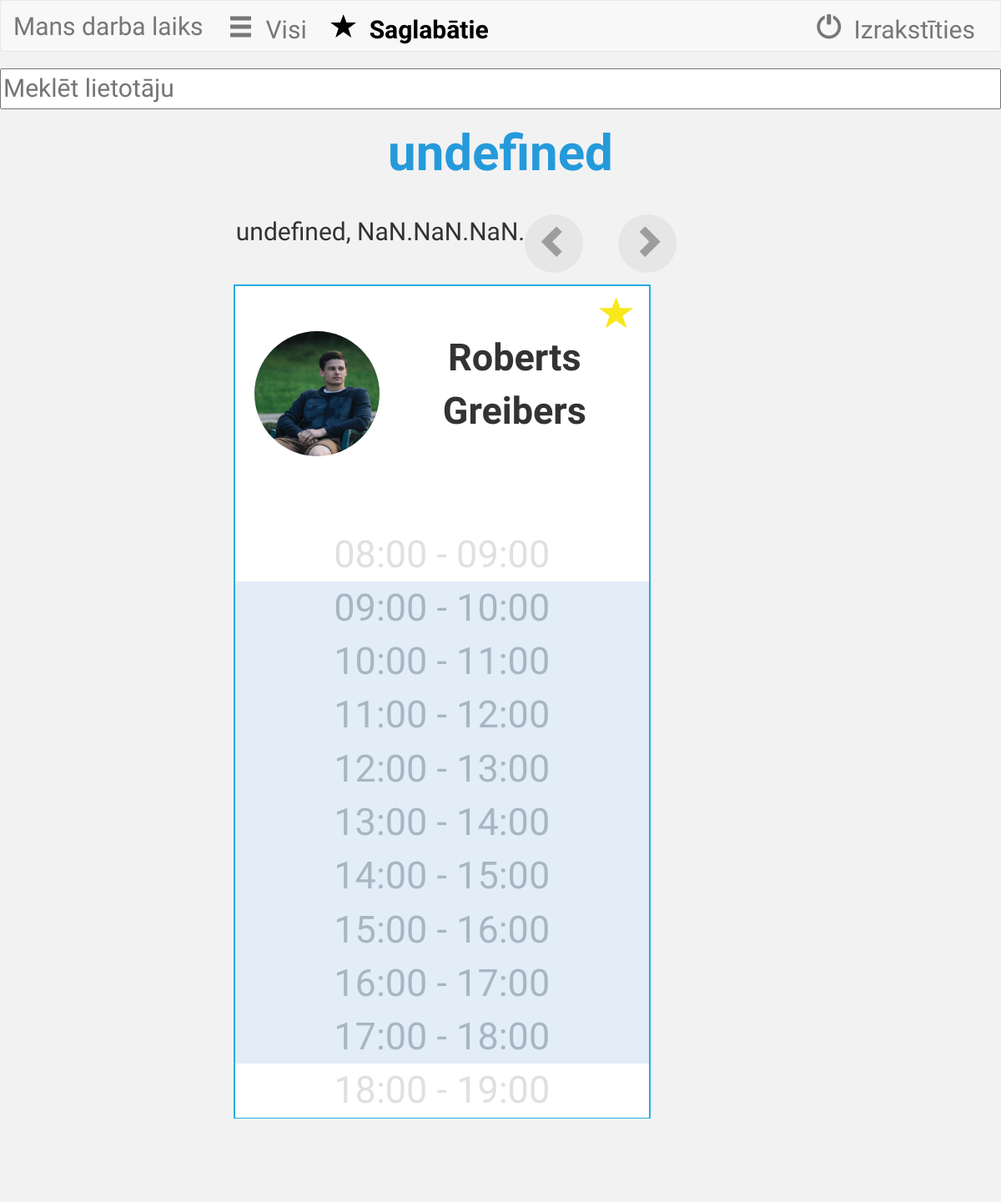
/darba_laiks/saglabatie/ (signed in), run on the app's committed database.
### darba_laiks/models.py (models this page shows, shortened)
class Saglabatie(models.Model):
    lietotajs_kurs_pievienoja=models.ForeignKey(settings.AUTH_USER_MODEL, related_name='lietotajs_kurs_pievienoja')
    lietotajs_kuru_pievienoja=models.ForeignKey(settings.AUTH_USER_MODEL, related_name='lietotajs_kuru_pievienoja')

class UserProfile(models.Model):
    user = models.OneToOneField(User, related_name='userprofile')
    avatar = models.FileField(default='/avatar.jpg')
    def create_user_profile(sender, instance, created, **kwargs):
        if created:
            UserProfile.objects.create(user=instance)
    post_save.connect(create_user_profile, sender=User)

### darba_laiks/views.py (the view, shortened to what this page needs)
def saglabatie(request): #funkcija, kas darbojas ar saglabato skatu
    if request.user.is_authenticated():
        user_agent = get_user_agent(request)
        if user_agent.is_pc: #parbaude, no kuras ierices lietotajs izmanto sistemu
            x=request.user_agent.browser.family
            if request.method == 'GET':
                datums = datetime.date.today()
                darba_laika_id = Darba_laiks.objects.filter(datums=datetime.date.today()).values_list('id',flat=True).distinct()
                collection_ids = Darba_laiks.objects.filter(datums=datetime.date.today()).values_list('lietotajs',flat=True).distinct()
                izmainitie = [
                    Darba_laiks.objects.filter(lietotajs__id=c)[0] for c in collection_ids
                    ]
                iemesli = [
                    Iemesls.objects.filter(darba_laiks__id=c)[0] for c in darba_laika_id #lai attelotu darbinieku darba laika izmainas, nepieciesams panemt datus no tabulam
                    ]
                atstrada= Atstrada.objects.filter(darba_laiks__id__in=darba_laika_id)
                lietotajs_kurs_pievienoja=request.user
                lietotaja_saglabatie=Saglabatie.objects.filter(lietotajs_kurs_pievienoja=lietotajs_kurs_pievienoja)
                context= {'lietotaja_saglabatie': lietotaja_saglabatie,
                          'datums': datums,
                          'izmainitie': izmainitie,
                          'iemesli': iemesli,
                          'atstrada': atstrada,
                          'x': x,
                         }
                return render(request, 'saglabatie.html', context)
            if request.method == 'POST':
                saglabata_id=request.POST.get("id")
                datums = request.POST.get("date")
                lietotajs_kurs_pievienoja = request.user
                lietotaja_saglabatie = Saglabatie.objects.filter(lietotajs_kurs_pievienoja=lietotajs_kurs_pievienoja)
                darba_laika_id = Darba_laiks.objects.filter(datums=datums).values_list('id', flat=True).distinct()
                collection_ids = Darba_laiks.objects.filter(datums=datums).values_list('lietotajs',flat=True).distinct()
                izmainitie = [
                    Darba_laiks.objects.filter(lietotajs__id=c)[0] for c in collection_ids
                ]
                iemesli = [
                    Iemesls.objects.filter(darba_laiks__id=c)[0] for c in darba_laika_id
                ]
                atstrada = Atstrada.objects.filter(darba_laiks__id__in=darba_laika_id)
                lietotajs_kurs_pievienoja = request.user
                lietotaja_saglabatie = Saglabatie.objects.filter(lietotajs_kurs_pievienoja=lietotajs_kurs_pievienoja)
                if saglabata_id: #ja lietotajs grib nodzest kadu no saglabato saraksta
                    lietotajs_kuru_pievienoja = User.objects.get(id=saglabata_id)
                    i = Saglabatie.objects.filter(lietotajs_kuru_pievienoja=lietotajs_kuru_pievienoja)
                    datums=request.POST.get("datums1")
                    i.delete()
                context = {'lietotaja_saglabatie': lietotaja_saglabatie,
                           'datums': datums,
                           'izmainitie': izmainitie,
                           'iemesli': iemesli,
                           'atstrada': atstrada,
                           }
                return render(request, 'saglabatie.html', context)
        else: #ja tiek lietota cita tipa ierice, piemeram, telefons
            if request.method == 'GET': #funkcionalitate sakrit ar funkcionalitati datoram
                datums = datetime.date.today()
                darba_laika_id = Darba_laiks.objects.filter(datums=datetime.date.today()).values_list('id',flat=True).distinct()
                collection_ids = Darba_laiks.objects.filter(datums=datetime.date.today()).values_list('lietotajs',flat=True).distinct()
                izmainitie = [
                    Darba_laiks.objects.filter(lietotajs__id=c)[0] for c in collection_ids
                    ]
                iemesli = [
                    Iemesls.objects.filter(darba_laiks__id=c)[0] for c in darba_laika_id
                    ]
                atstrada= Atstrada.objects.filter(darba_laiks__id__in=darba_laika_id)
                lietotajs_kurs_pievienoja=request.user
                lietotaja_saglabatie=Saglabatie.objects.filter(lietotajs_kurs_pievienoja=lietotajs_kurs_pievienoja)
                context= {'lietotaja_saglabatie': lietotaja_saglabatie,
                          'datums': datums,
                          'izmainitie': izmainitie,
                          'iemesli': iemesli,
                          'atstrada': atstrada,
                         }
                return render(request, 'saglabatie_mobile.html', context)
    else:
        return HttpResponseRedirect('/darba_laiks/login/')

### templates/saglabatie_mobile.html (shortened to what this page needs)
{%extends "base_mobile.html" %}
{% block content %}
{% load staticfiles %}
<link rel="stylesheet" type="text/css" href="{% static 'css/all_mobile.css' %}">
        <div class="row">
            <div id = "search">
                    <input type="text" name="q" placeholder="Meklēt lietotāju" id="searchField">
            </div>
        </div>
        <div class = "container-fluid" id = "content">
            <div class = "Month" id = "Month"></div>
            <div class = "row" id = "dateRow">
                <div id = "today"> </div>
                <div id = "dayBack">
                        <form method='POST' role="form" action="/darba_laiks/saglabatie/">{% csrf_token %}
                            <button class="Button">
                                <span class="glyphicon glyphicon-chevron-left arrow"></span>
                            </button>
                        </form>
                </div>
                <div id = "dayForward">
                    <form method='POST' role="form" action="/darba_laiks/saglabatie/">{% csrf_token %}
                        <button class="Button" id = "buttonDown">
                            <span class="glyphicon glyphicon-chevron-right arrow"></span>
                        </button>
                    </form>
                </div>
            </div>
            {% for izmainits in lietotaja_saglabatie %}
                {% if request.user == izmainits%}
                {% else %}
               <div class = "row" id = "people">
                <div class = "col-sm-2 userBox" id ="oneUser">
                     <div class = "dayBox" id = "box">
                        <div id = "user">
                                <form method='POST' class = "star" role="form" action="/darba_laiks/darbinieki/">{% csrf_token %}
                                    <button type = "submit" value = "Saglabāt" id="Save">
                                        <span class="glyphicon glyphicon-star starFavorites"></span>
                                    </button>
                                </form>
                            <div id = "userInfo">
                                    <img src="{{izmainits.lietotajs_kuru_pievienoja.userprofile.avatar.url}}" class="img">
                                <div id ="userName">
                                    <div class ="userFull">{{izmainits.lietotajs_kuru_pievienoja.first_name}} {{izmainits.lietotajs_kuru_pievienoja.last_name}}</div>
                                </div>
                            </div>
                        </div>
                        <ul id = "time">
                             <li class = "box1" id = "Mo08">08:00 - 09:00</li>
                             <li tabindex="1" class = "box2" id = "09" data-toggle = "tooltip" data-placement = "right">09:00 - 10:00</li>
                             <li tabindex="1" class = "box2" id = "10" data-toggle = "tooltip" data-placement = "right">10:00 - 11:00</li>
                             <li tabindex="1" class = "box2" id = "11" data-toggle = "tooltip" data-placement = "right">11:00 - 12:00</li>
                             <li tabindex="1" class = "box2" id = "12" data-toggle = "tooltip" data-placement = "right">12:00 - 13:00</li>
                             <li tabindex="1" class = "box2" id = "13" data-toggle = "tooltip" data-placement = "right">13:00 - 14:00</li>
                             <li tabindex="1" class = "box2" id = "14" data-toggle = "tooltip" data-placement = "right">14:00 - 15:00</li>
                             <li tabindex="1" class = "box2" id = "15" data-toggle = "tooltip" data-placement = "right">15:00 - 16:00</li>
                             <li tabindex="1" class = "box2" id = "16" data-toggle = "tooltip" data-placement = "right">16:00 - 17:00</li>
                             <li tabindex="1" class = "box2" id = "17" data-toggle = "tooltip" data-placement = "right">17:00 - 18:00</li>
                             <li class = "box1" id = "18">18:00 - 19:00</li>
                         </ul>
                     </div>
                </div>
 </div>
                   {% endif %}
            {% endfor %}
        </div>
        <div id = "dataForFill">
            <div class="row">
            </div>
        </div>
{% endblock %}

### static/css/style_mobile.css (style rules this page uses)
#Content { margin-top: 100px; margin-left: 250px; margin-right: 250px; }
body { background-color: #f2f2f2; font-family: 'Oxygen'; }
li { list-style-type: none; }

### static/css/all_mobile.css (style rules this page uses)
#content { margin-top: 10px; }
#searchField { width: 100%; font-size:30px; }
#today { font-size: 30px; }
.img { width: 150px; height: 150px; float:left; margin-right:0.25em; margin-left: 0.5em; border-radius: 50%; }
li { list-style-type: none; }
.col-sm-2 { font-size:45px; }
#oneUser { width: 500px; text-align: center; margin-bottom: 2em; }
#userName { font-weight: bold; padding-right: 10px; }
#Month { font-size: 60px; font-weight: bold; color: #259adb; text-align: center; padding-bottom: 0.5em; }
#dateRow { display: flex; margin-left: 0.2em; }
#box { width: 500px; height: 1000px; border: solid 2px #29abe2; text-align: center; background-color: #ffffff; }
.box1 { background-color: #ffffff; color: #e0e0e0; }
.box2 { background-color: #e2edf8; color: #a8b6c3; }
.Button { width: 70px; height: 70px; border-radius: 68px; background-color: #e6e6e6; border: 0; outline:none; }
.arrow { font-size: 40px; color: #9d9d9d; display: block; margin-top: 10px; }
#dayBack { padding-right: 3em; }
.starFavorites { color: #f8e81c; }
.star { font-size: 40px; top: 0; text-align: right; padding-top:0.3em; padding-right: 0.3em; margin-bottom: 0; }
#Save { color: #DCDCDC; background-color: inherit; border: none; outline:none; }
#dataForFill { font-size: 0; }
#time { margin-left: -0.9em; }
#user { height: 290px; }

### data on the page
Saglabatie: lietotajs_kuru_pievienoja.userprofile.avatar (picture), lietotajs_kuru_pievienoja.first_name "Roberts", lietotajs_kuru_pievienoja.last_name "Greibers"
